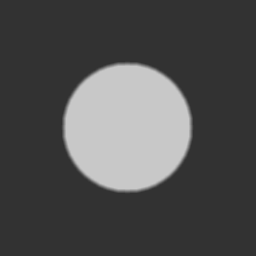
%> input picture Praktikas/Programme_02/Images/Kreis.png, 256 x 256 px
$ octave Praktikum2_4.m   (GNU Octave 9; MATLAB toolbox functions it lacks are replaced by stand-ins)
%> lines starting %> are read from the running program, lines starting %| are printed output that depends on the picture
clear; close all;

im = double(imread('Images/Kreis.png'));
%> im: size 256x256 double; min 50, max 200, mean 79.4; mean of the top-left, top-right, bottom-left and bottom-right quarters 80, 79.4, 79.4, 78.8

hVer = fspecial('Sobel');
hVer = flipud(hVer);
hHor = hVer';

imFiltHor = imfilter(im,hHor);
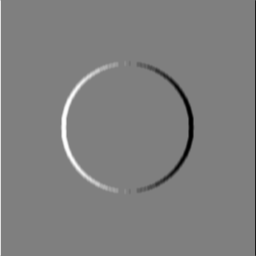
%> imFiltHor: size 256x256 double; min -260, max 260, mean 0; drawn with min black and max white
imFiltVer = imfilter(im,hVer);
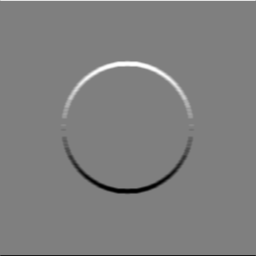
%> imFiltVer: size 256x256 double; min -260, max 260, mean 0; mean of the top-left, top-right, bottom-left and bottom-right quarters 6.3, 6.2, -6.3, -6.2; drawn with min black and max white

% Gradientenberechnung
E = sqrt(imFiltHor.^2 + imFiltVer.^2);
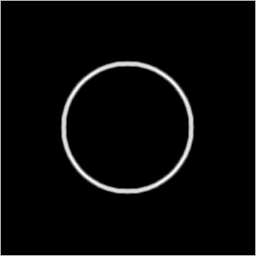
%> E: size 256x256 double; min 0, max 301, mean 10.5; drawn with min black and max white
phi = atan2(-imFiltVer,imFiltHor);
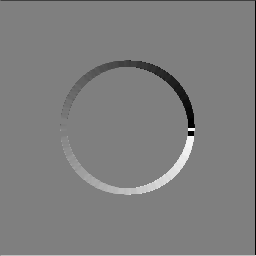
%> phi: size 256x256 double; min -3.14, max 3.13, mean -0.0154; drawn with min black and max white
figure; imshowpair(E,phi,'montage');
%> after `imshowpair(E,phi,'montage')`:
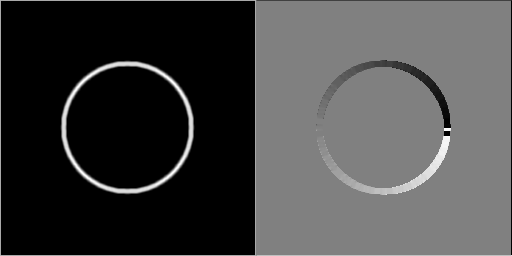
%> displayed picture: size 256x512, on the screen's scale of 0 to 255; min 0, max 255, mean 68.1

%> (the run ends here)
